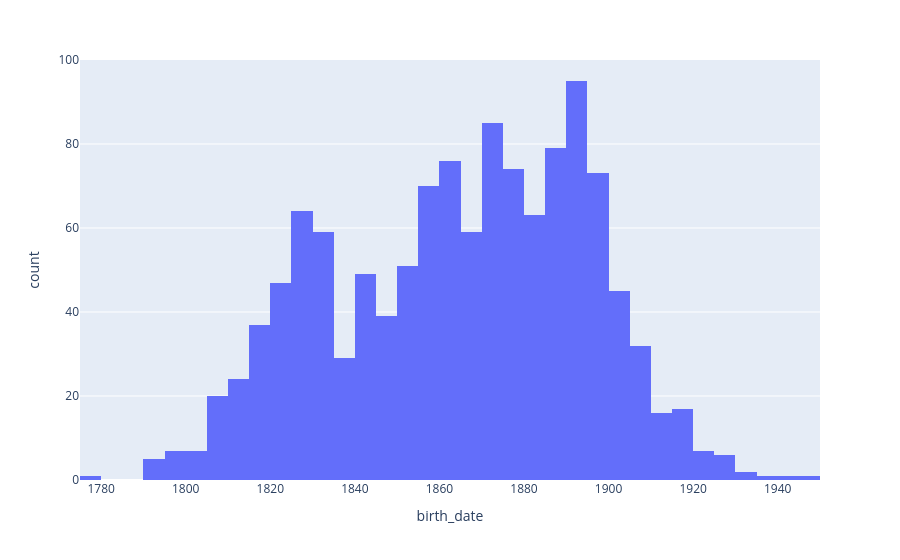

The code cell stored with this chart in its notebook:
### Markdown cell above
And by plotting a histogram:

### Code cell
fig = px.histogram(df, x="birth_date")
fig.show()

### Figure 1 — Plotly figure (JSON) as saved in the notebook; plotly's stock layout.template omitted (floating-point values rounded to 4 significant figures; data arrays with more than 128 entries replaced by an {"elided": "..."} marker saying what was removed)
{"data": [{"bingroup": "x", "hovertemplate": "birth_date=%{x}<br>count=%{y}<extra></extra>", "legendgroup": "", "marker": {"color": "#636efa", "pattern": {"shape": ""}}, "name": "", "orientation": "v", "showlegend": false, "type": "histogram", "x": {"elided": "1241 str values"}, "xaxis": "x", "yaxis": "y"}], "layout": {"barmode": "relative", "legend": {"tracegroupgap": 0}, "margin": {"t": 60}, "xaxis": {"anchor": "y", "domain": [0, 1], "title": {"text": "birth_date"}}, "yaxis": {"anchor": "x", "domain": [0, 1], "title": {"text": "count"}}}}
